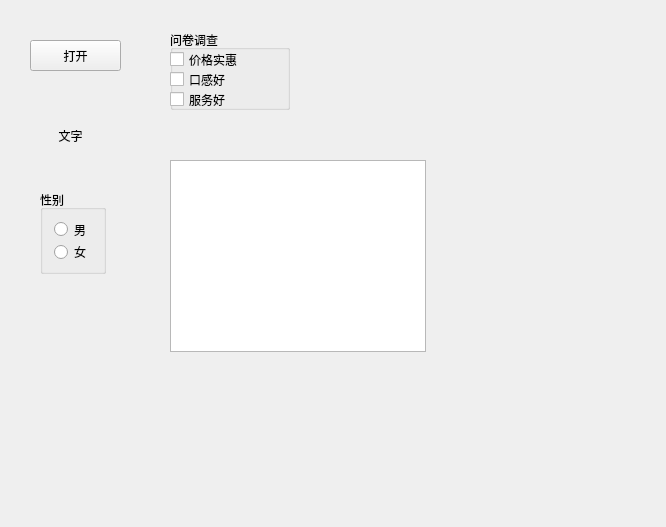
<?xml version="1.0" encoding="UTF-8"?>
<ui version="4.0">
 <class>Widget</class>
 <widget class="QWidget" name="Widget">
  <property name="geometry">
   <rect>
    <x>0</x>
    <y>0</y>
    <width>666</width>
    <height>527</height>
   </rect>
  </property>
  <property name="windowTitle">
   <string>Widget</string>
  </property>
  <widget class="QPushButton" name="pushButton">
   <property name="geometry">
    <rect>
     <x>30</x>
     <y>40</y>
     <width>91</width>
     <height>31</height>
    </rect>
   </property>
   <property name="text">
    <string>打开</string>
   </property>
   <property name="icon">
    <iconset resource="Image/image.qrc">
     <normaloff>:/open.png</normaloff>:/open.png</iconset>
   </property>
  </widget>
  <widget class="QToolButton" name="toolButton">
   <property name="geometry">
    <rect>
     <x>30</x>
     <y>110</y>
     <width>81</width>
     <height>51</height>
    </rect>
   </property>
   <property name="text">
    <string>文字</string>
   </property>
   <property name="icon">
    <iconset resource="Image/image.qrc">
     <normaloff>:/test.png</normaloff>:/test.png</iconset>
   </property>
   <property name="iconSize">
    <size>
     <width>30</width>
     <height>30</height>
    </size>
   </property>
   <property name="toolButtonStyle">
    <enum>Qt::ToolButtonTextBesideIcon</enum>
   </property>
   <property name="autoRaise">
    <bool>true</bool>
   </property>
  </widget>
  <widget class="QGroupBox" name="groupBox">
   <property name="geometry">
    <rect>
     <x>40</x>
     <y>190</y>
     <width>66</width>
     <height>84</height>
    </rect>
   </property>
   <property name="title">
    <string>性别</string>
   </property>
   <layout class="QVBoxLayout" name="verticalLayout">
    <item>
     <widget class="QRadioButton" name="radioMan">
      <property name="text">
       <string>男</string>
      </property>
     </widget>
    </item>
    <item>
     <widget class="QRadioButton" name="radioWoman">
      <property name="text">
       <string>女</string>
      </property>
     </widget>
    </item>
   </layout>
  </widget>
  <widget class="QGroupBox" name="groupBox_2">
   <property name="geometry">
    <rect>
     <x>170</x>
     <y>30</y>
     <width>120</width>
     <height>80</height>
    </rect>
   </property>
   <property name="title">
    <string>问卷调查</string>
   </property>
   <widget class="QCheckBox" name="checkBox">
    <property name="geometry">
     <rect>
      <x>0</x>
      <y>20</y>
      <width>91</width>
      <height>19</height>
     </rect>
    </property>
    <property name="text">
     <string>价格实惠</string>
    </property>
   </widget>
   <widget class="QCheckBox" name="checkBox_2">
    <property name="geometry">
     <rect>
      <x>0</x>
      <y>40</y>
      <width>91</width>
      <height>19</height>
     </rect>
    </property>
    <property name="text">
     <string>口感好</string>
    </property>
   </widget>
   <widget class="QCheckBox" name="service">
    <property name="geometry">
     <rect>
      <x>0</x>
      <y>60</y>
      <width>91</width>
      <height>19</height>
     </rect>
    </property>
    <property name="text">
     <string>服务好</string>
    </property>
    <property name="tristate">
     <bool>true</bool>
    </property>
   </widget>
  </widget>
  <widget class="QListWidget" name="listWidget">
   <property name="geometry">
    <rect>
     <x>170</x>
     <y>160</y>
     <width>256</width>
     <height>192</height>
    </rect>
   </property>
  </widget>
 </widget>
 <layoutdefault spacing="6" margin="11"/>
 <resources>
  <include location="Image/image.qrc"/>
 </resources>
 <connections/>
</ui>
